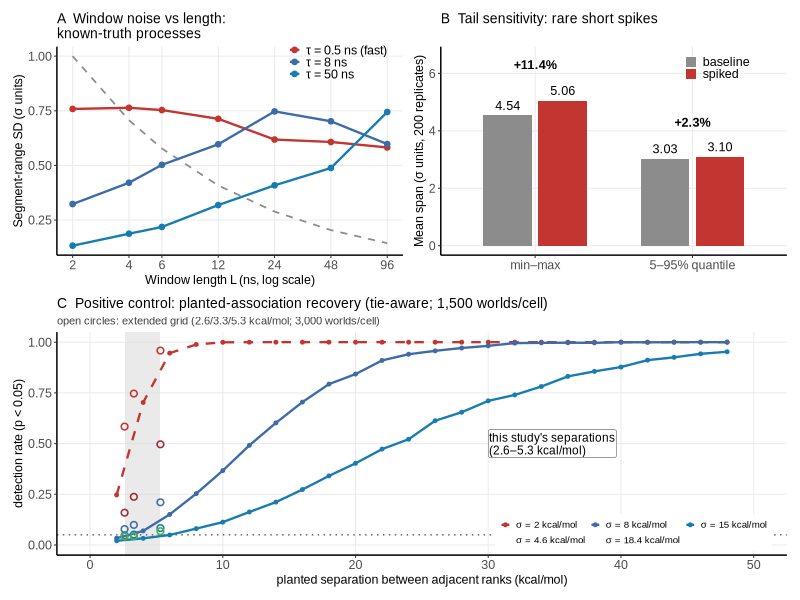

Write the R code that produced this figure.
#!/usr/bin/env Rscript
# 52_fig_c7_benchmark.R — Figure S13: synthetic benchmark of window-noise diagnostics
#
# Purpose:  SI Figure S13 — synthetic C7 benchmark of window-noise scaling and span-estimator
#           tail sensitivity (reads the archived benchmark CSVs).
# Created:  2026-10-10 (header standardised 2026-10-11)
# Inputs:   data/analysis/r6/c7_toy_benchmark.csv ; data/analysis/r6/c7_estimator_stats.csv
# Outputs:  figures/pdf/Fig_SI_ToyBenchmark.pdf
# Depends:  ggplot2, patchwork
# Run:      Rscript code/52_fig_c7_benchmark.R   (from the repository root)
suppressMessages({library(ggplot2); library(patchwork)})

d <- read.csv("data/analysis/r6/c7_toy_benchmark.csv")
st <- read.csv("data/analysis/r6/c7_estimator_stats.csv")

d$process <- factor(d$process,
  levels = c("fast_tau0.5ns", "medium_tau8ns", "slow_tau50ns", "naive_L^-1/2_ref"),
  labels = c("\u03c4 = 0.5 ns (fast)", "\u03c4 = 8 ns", "\u03c4 = 50 ns",
             "naive L\u207b\u00b9\u2044\u00b2 reference"))
cols <- c("0.5" = "#C23531", "8" = "#3D6BA8", "50" = "#177CB0", "ref" = "grey55")

pA <- ggplot(d, aes(L_ns, window_sd_mean)) +
  geom_line(data = subset(d, grepl("naive", process)),
            aes(group = process), linetype = "dashed", color = "grey55", linewidth = 0.6) +
  geom_line(data = subset(d, !grepl("naive", process)),
            aes(color = process), linewidth = 0.8) +
  geom_point(data = subset(d, !grepl("naive", process)),
             aes(color = process), size = 1.6) +
  scale_x_log10(breaks = c(2, 4, 6, 12, 24, 48, 96)) +
  scale_color_manual(values = setNames(c("#C23531", "#3D6BA8", "#177CB0"),
                                       c("\u03c4 = 0.5 ns (fast)", "\u03c4 = 8 ns", "\u03c4 = 50 ns")), name = NULL) +
  labs(x = "Window length L (ns, log scale)", y = "Segment-range SD (\u03c3 units)",
       title = "A  Window noise vs length:\nknown-truth processes") +
  theme_bw(base_size = 8, base_family = "Arial") +
  theme(panel.grid.minor = element_blank(),
        legend.position = c(0.97, 1.04), legend.justification = c(1, 1),
        legend.background = element_blank(),
        legend.key = element_rect(fill = "transparent"),
        legend.key.size = unit(0.3, "cm"), legend.text = element_text(size = 9),
        axis.text = element_text(size = 9), axis.title = element_text(size = 9),
        plot.title = element_text(size = 10),
        panel.border = element_blank(),
        axis.line = element_line(color = "black", linewidth = 0.5))

b <- data.frame(
  est = rep(c("min\u2013max", "5\u201395% quantile"), each = 2),
  kind = rep(c("baseline", "spiked"), 2),
  mean = c(st$mean_base[st$estimator == "minmax_span"], st$mean_spiked[st$estimator == "minmax_span"],
           st$mean_base[st$estimator == "q90_span"], st$mean_spiked[st$estimator == "q90_span"]))
b$est <- factor(b$est, levels = c("min\u2013max", "5\u201395% quantile"))

pB <- ggplot(b, aes(est, mean, fill = kind)) +
  geom_col(position = position_dodge(width = 0.7), width = 0.62) +
  geom_text(aes(label = sprintf("%.2f", mean)), position = position_dodge(width = 0.7),
            vjust = -0.6, size = 3.2, family = "Arial") +
  annotate("text", x = 1, y = 6.30, label = "+11.4%", size = 3.2, family = "Arial", fontface = "bold") +
  annotate("text", x = 2, y = 4.30, label = "+2.3%", size = 3.2, family = "Arial", fontface = "bold") +
  scale_fill_manual(values = c("baseline" = "grey55", "spiked" = "#C23531"), name = NULL) +
  coord_cartesian(ylim = c(0, 6.6)) +
  labs(x = NULL, y = "Mean span (\u03c3 units, 200 replicates)",
       title = "B  Tail sensitivity: rare short spikes") +
  theme_bw(base_size = 8, base_family = "Arial") +
  theme(panel.grid.minor = element_blank(), legend.position = c(0.80, 0.90),
        legend.key.size = unit(0.3, "cm"), legend.text = element_text(size = 9),
        legend.background = element_blank(),
        legend.key = element_rect(fill = "transparent"),
        axis.text = element_text(size = 9), axis.title = element_text(size = 9),
        plot.title = element_text(size = 10),
        panel.border = element_blank(),
        axis.line = element_line(color = "black", linewidth = 0.5))

## ---- Panel C: positive control (planted-association recovery, tie-aware) ----
c7g <- read.csv("data/analysis/r6/c7g_positive_control.csv")
c7gx <- read.csv("data/analysis/r6/c7g_positive_control_extra.csv")
sig_levels <- c(2, 4.6, 8, 15, 18.4)
c7g$sigma_lab <- factor(sprintf("\u03c3 = %g kcal/mol", c7g$sigma_kcal),
                        levels = sprintf("\u03c3 = %g kcal/mol", sig_levels))
c7gx$sigma_lab <- factor(sprintf("\u03c3 = %g kcal/mol", c7gx$sigma_kcal),
                         levels = sprintf("\u03c3 = %g kcal/mol", sig_levels))
sig_cols <- setNames(c("#C23531", "#9D2933", "#3D6BA8", "#177CB0", "#4DAF4A"),
                     sprintf("\u03c3 = %g kcal/mol", sig_levels))
sig_ltys <- setNames(c("dashed", "solid", "solid", "solid", "solid"),
                     sprintf("\u03c3 = %g kcal/mol", sig_levels))
pC <- ggplot(c7g, aes(delta_kcal, detect_rate, color = sigma_lab, linetype = sigma_lab)) +
  annotate("rect", xmin = 2.6, xmax = 5.3, ymin = -Inf, ymax = Inf,
           fill = "grey85", alpha = 0.55) +
  geom_hline(yintercept = 0.05, linetype = "dotted", color = "grey40", linewidth = 0.5) +
  geom_line(linewidth = 0.8) +
  geom_point(size = 1.0) +
  geom_point(data = c7gx, shape = 1, size = 1.7, stroke = 0.8, show.legend = FALSE) +
  scale_color_manual(values = sig_cols, name = NULL) +
  scale_linetype_manual(values = sig_ltys, name = NULL) +
  guides(color = guide_legend(nrow = 2, byrow = TRUE), linetype = guide_legend(nrow = 2, byrow = TRUE)) +
  coord_cartesian(ylim = c(0, 1), xlim = c(0, 50)) +
  annotate("label", x = 30, y = 0.50, label = "this study's separations\n(2.6\u20135.3 kcal/mol)",
           size = 3.0, family = "Arial", lineheight = 0.9, hjust = 0, label.size = 0.12,
           label.padding = unit(0.08, "lines"), fill = "white", alpha = 0.85) +
  labs(x = "planted separation between adjacent ranks (kcal/mol)",
       y = "detection rate (p < 0.05)",
       title = "C  Positive control: planted-association recovery (tie-aware; 1,500 worlds/cell)",
       subtitle = "open circles: extended grid (2.6/3.3/5.3 kcal/mol; 3,000 worlds/cell)") +
  theme_bw(base_size = 8, base_family = "Arial") +
  theme(panel.grid.minor = element_blank(),
        legend.position = c(0.98, 0.02), legend.justification = c(1, 0),
        legend.direction = "horizontal",
        legend.key.size = unit(0.25, "cm"), legend.text = element_text(size = 7),
        legend.background = element_rect(fill = "white", color = NA),
        legend.key = element_rect(fill = "transparent"),
        axis.text = element_text(size = 9), axis.title = element_text(size = 9),
        plot.title = element_text(size = 10),
        plot.subtitle = element_text(size = 8, colour = "grey25"),
        panel.border = element_blank(),
        axis.line = element_line(color = "black", linewidth = 0.5))

p <- (pA | pB) / pC + plot_layout(heights = c(1, 1.07))
cairo_pdf("figures/pdf/Fig_SI_ToyBenchmark.pdf", width = 170/25.4, height = 116/25.4, pointsize = 8)
print(p)
invisible(dev.off())
cat("Saved: figures/pdf/Fig_SI_ToyBenchmark.pdf\n")
